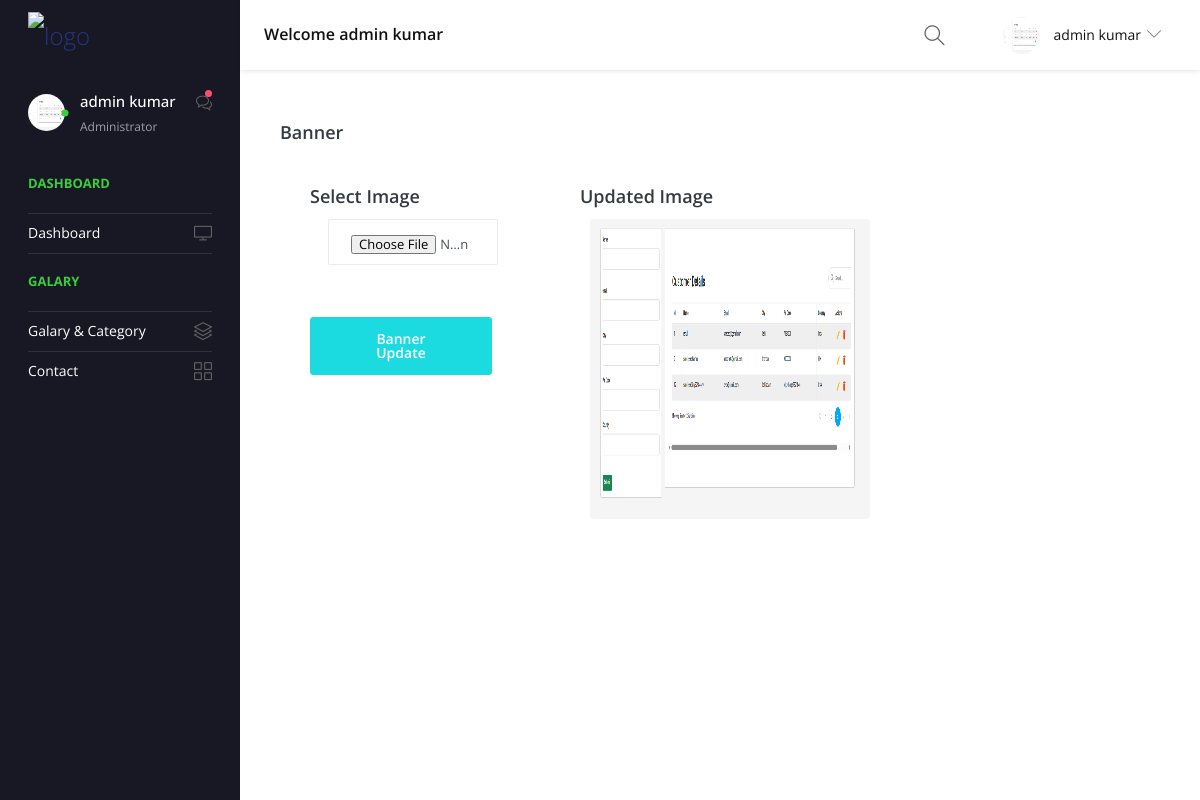
Screenshot of /Admin-Evant-post/ (signed in) with the database file from the repository.
### app/models.py (models this page shows, shortened)
class CustomUser(AbstractUser):
    profile_pic = models.ImageField(upload_to="Admin/Upload", height_field=None, width_field=None, max_length=None)

class Evant(models.Model):
    img_evant = models.ImageField(upload_to='Evant')

### app/views.py (the view)
# urls.py: path('Admin-Evant-post/' , User_Evant_post,name='User_Evant_post'),
def User_Evant_post(request):
    if request.method == 'POST':
        img = request.FILES.get('img_evant')
        obj=Evant(img_evant = img)
        obj.save()
        messages.success(request,  "Your Evant Img Successfully Post !")
        return redirect(User_Evant_post)
    obj_e=Evant.objects.all()
    get_info=CustomUser.objects.all()
    return render(request, 'Admin_Templates/evant_post.html',{'obj_e':obj_e,'get_info':get_info})

### templates/Admin_Templates/evant_post.html (shortened to what this page needs)
{% load static %}
<!DOCTYPE html>
<html lang="en">
  <head>
    <link rel="stylesheet" href="{% static 'admin_js/vendors/simple-line-icons/css/simple-line-icons.css' %}">
    <link rel="stylesheet" href="{% static 'admin_js/vendors/flag-icon-css/css/flag-icon.min.css' %}">
    <link rel="stylesheet" href="{% static 'admin_js/vendors/css/vendor.bundle.base.css' %}">
    <link rel="stylesheet" href="{% static 'admin_js/vendors/daterangepicker/daterangepicker.css' %}">
    <link rel="stylesheet" href="{% static 'admin_js/vendors/chartist/chartist.min.css' %}">
    <link rel="stylesheet" href="{% static 'admin_css/css/style.css' %}">
  </head>
  <body>
    <div class="container-scroller">
      <nav class="navbar default-layout-navbar col-lg-12 col-12 p-0 fixed-top d-flex flex-row">
        <div class="navbar-brand-wrapper d-flex align-items-center">
          <a class="navbar-brand brand-logo" href="{% url 'admin_panel_index' %}">
            <img src="{% static 'assets/img/csf-img/Logo-CS-5.png' %}" alt="logo" class="logo-dark" />
          </a>
        </div>
        <div class="navbar-menu-wrapper d-flex align-items-center flex-grow-1">
          <h5 class="mb-0 font-weight-medium d-none d-lg-flex">Welcome {{request.user.first_name}} {{request.user.last_name}}</h5>
          <ul class="navbar-nav navbar-nav-right ml-auto">
            <form class="search-form d-none d-md-block" action="{% url 'search' %}" method="get">
              <i class="icon-magnifier"></i>
              <input type="search" class="form-control" name="query" placeholder="Search Here" title="Search here">
            </form>
            {% for get_info in get_info %}
            <li class="nav-item dropdown d-none d-xl-inline-flex user-dropdown">
              <a class="nav-link dropdown-toggle" id="UserDropdown" href="#" data-toggle="dropdown" aria-expanded="false">
                <img class="img-xs rounded-circle ml-2" src="/media/{{get_info.profile_pic}}" alt="Profile image"> <span class="font-weight-normal">{{get_info.first_name}} {{get_info.last_name}} </span></a>
            </li>
            {% endfor %}
          </ul>
        </div>
      </nav>
      <div class="container-fluid page-body-wrapper">
        <nav class="sidebar sidebar-offcanvas" id="sidebar">
          <ul class="nav">
            <li class="nav-item nav-profile">
              <a href="#" class="nav-link">
                <div class="profile-image">
                  <img class="img-xs rounded-circle" src="/media/{{request.user.profile_pic}}" alt="profile image">
                  <div class="dot-indicator bg-success"></div>
                </div>
                <div class="text-wrapper">
                  <p class="profile-name">{{request.user.first_name}} {{request.user.last_name}}</p>
                  <p class="designation">Administrator</p>
                </div>
                <div class="icon-container">
                  <i class="icon-bubbles"></i>
                  <div class="dot-indicator bg-danger"></div>
                </div>
              </a>
            </li>
            <li class="nav-item nav-category">
              <span class="nav-link">Dashboard</span>
            </li>
            <li class="nav-item">
              <a class="nav-link" href="{% url 'admin_panel_index' %}">
                <span class="menu-title">Dashboard</span>
                <i class="icon-screen-desktop menu-icon"></i>
              </a>
            </li>
            <li class="nav-item nav-category"><span class="nav-link">Galary</span></li>
            <li class="nav-item">
              <a class="nav-link" data-toggle="collapse" href="#ui-basic" aria-expanded="false" aria-controls="ui-basic">
                <span class="menu-title">Galary & Category</span>
                <i class="icon-layers menu-icon"></i>
              </a>
            </li>
            <li class="nav-item">
              <a class="nav-link" href="{% url 'user-data-contact' %}">
                <span class="menu-title">Contact</span>
                <i class="icon-grid menu-icon"></i>
              </a>
            </li>
          </ul>
        </nav>
        <div class="col-md-6 grid-margin stretch-card">
            <div class="card">
              <div class="card-body">
                <br>
                <h4 class="card-title">Banner</h4>
                <form action="{% url 'user_Evant_Update' %}" class="form-group" method="post" enctype="multipart/form-data">
                <div class="row">
                    <div class="col-sm-6">
                      <div class="card">
                        <div class="card-body">
                          <h5 class="card-title">Select Image</h5>
                          <div class="col-sm-12 m-2">
                            <input type="file" class="form-control" name="img_evant" required>
                        </div>
                        <br>
                       &nbsp;&nbsp;&nbsp;&nbsp; <button   type="submit" class="btn btn-primary mr-2">Banner Update</button>
                        </div>
                      </div>
                    </div>
                    <div class="col-sm-6">
                        <div class="card">
                          <div class="card-body">
                        <h5  class="card-title">Updated Image</h5>
                            <div class="col-sm-12">
                                {% for i in obj_e %}
                                <img src="/media/{{i.img_evant}}"  class="rounded float-left" alt="" height="300" width="280"><br><br>
                                {% endfor %}
                          </div>
                          </div>
                        </div>
                      </div>
                  </div>
                </form>
              </div>
            </div>
          </div>
      </div>
    </div>
  </body>
</html>

### rows the page displays
CustomUser: user.first_name "admin", user.last_name "kumar", profile_pic (picture), first_name "admin", last_name "kumar", user.profile_pic (picture)
Evant: img_evant (picture)
